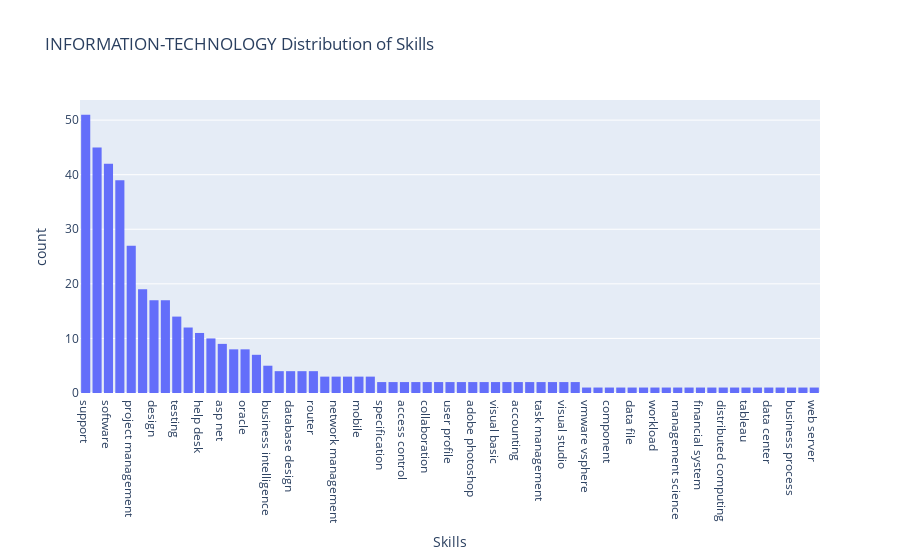

Notebook source saved alongside this figure:
### Code cell
total_skills = []
for x in fltr:
    for i in x:
        total_skills.append(i)
fig = px.histogram(
    x=total_skills,
    labels={"x": "Skills"},
    title=f"{job_cat} Distribution of Skills"
).update_xaxes(categoryorder="total descending")
fig.show()

### Figure 1 — Plotly figure (JSON) as saved in the notebook; plotly's stock layout.template omitted (floating-point values rounded to 4 significant figures; data arrays with more than 128 entries replaced by an {"elided": "..."} marker saying what was removed)
{"data": [{"alignmentgroup": "True", "bingroup": "x", "hovertemplate": "Skills=%{x}<br>count=%{y}<extra></extra>", "legendgroup": "", "marker": {"color": "#636efa", "pattern": {"shape": ""}}, "name": "", "offsetgroup": "", "orientation": "v", "showlegend": false, "type": "histogram", "x": {"elided": "429 str values"}, "xaxis": "x", "yaxis": "y"}], "layout": {"barmode": "relative", "legend": {"tracegroupgap": 0}, "title": {"text": "INFORMATION-TECHNOLOGY Distribution of Skills"}, "xaxis": {"anchor": "y", "categoryorder": "total descending", "domain": [0, 1], "title": {"text": "Skills"}}, "yaxis": {"anchor": "x", "domain": [0, 1], "title": {"text": "count"}}}}
